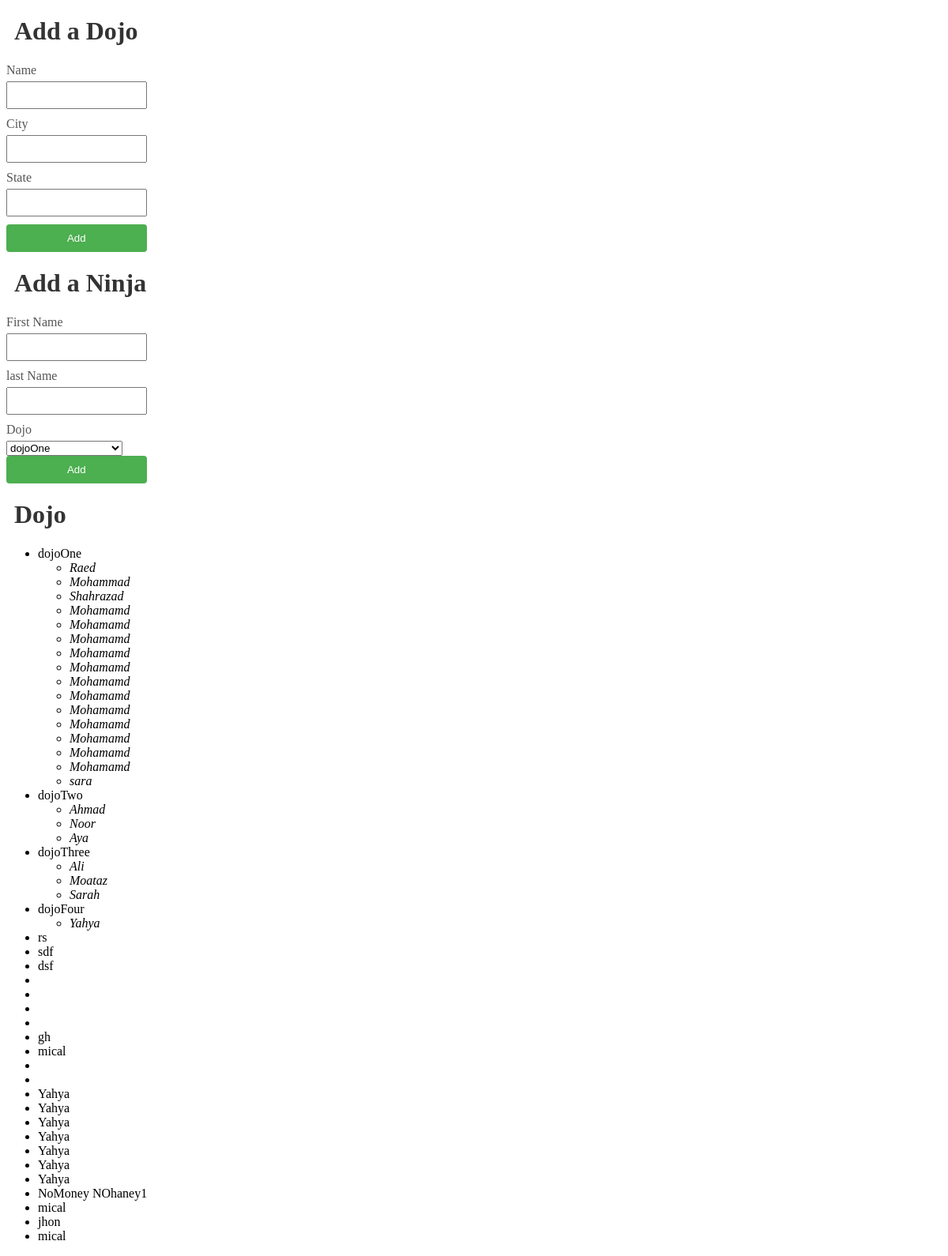
The page / on the database its author committed.
### dojo_ninjas_app/models.py (models this page shows)
class Dojo(models.Model):
   name = models.CharField(max_length=255)
   city = models.CharField(max_length=255)
   state = models.CharField(max_length=255)
   desc = models.TextField(default="old dojo")
   created_at = models.DateTimeField(auto_now_add=True)
   updated_at = models.DateTimeField(auto_now=True)

class Ninja(models.Model):
   first_name = models.CharField(max_length=255)
   last_name = models.CharField(max_length=255)
   dojo = models.ForeignKey(Dojo, related_name="ninjas", on_delete = models.CASCADE)
   created_at = models.DateTimeField(auto_now_add=True)
   updated_at = models.DateTimeField(auto_now=True)

### dojo_ninjas_app/views.py (the view)
# urls.py: path('' ,views.index),
def index(request):
    context = {
    "Dojo"  : Dojo.objects.all()
}
    return render(request,"index.html",context)

### dojo_ninjas_app/templates/index.html (shortened to what this page needs)
<!DOCTYPE html>
<html lang="en">
<head>
    {% load static %}
    <link rel="stylesheet" href="{% static 'style.css' %}">
</head>
<body>
    <h1>Add a Dojo</h1>
    <form action="/Dojo" method="post">
    <label for="name">Name</label>
    <input type="text" name="name">
    <label for="">City</label>
    <input type="text" name="city">
    <label for="">State</label>
    <input type="text" name="state">
    <div><button name="button">Add</button></div>
    </form>
    <form action="/Ninja" method="post">
    <h1>Add a Ninja</h1>
    <label for="">First Name</label>
    <input type="text" name="FirstName">
    <label for="">last Name</label>
    <input type="text" name="LastName">
    <label for="">Dojo</label>
    <select name="dojo" id="dojo">
        {% for dojo in Dojo %}
        <option value="{{dojo.name}}">{{dojo.name}}</option>
        {% endfor %}
        </select>
    <div><button name="button">Add</button></div>
</form  >
    <h1>Dojo </h1>
    <ul>
    {% for dojo in Dojo %}
        <li>{{dojo.name}}
        <ul>
            {% for nanja in dojo.ninjas.all %}
            <li><em>{{nanja.first_name}}</em></li>
            {% endfor %}
        </ul>
        </li>
    {% endfor %}
    </ul>
</body>
</html>

### dojo_ninjas_app/static/style.css (style rules this page uses)
h1 { margin-left:10px ; color: #333; }
label { display: block; margin: 10px 0 5px; color: #555; }
input { width: 15%; padding: 8px; margin-bottom: 10px; box-sizing: border-box; display: flex; }
button { background-color: #4caf50; color: #fff; padding: 10px; border: none; border-radius: 4px; cursor: pointer; width: 15%; }

### rows shown on the page
Dojo: name "dojoOne"
Ninja: first_name "Raed"
Ninja: first_name "Mohammad"
Ninja: first_name "Shahrazad"
Ninja: first_name "Mohamamd"
Ninja: first_name "Mohamamd"
Ninja: first_name "Mohamamd"
Ninja: first_name "Mohamamd"
Ninja: first_name "Mohamamd"
Ninja: first_name "Mohamamd"
Ninja: first_name "Mohamamd"
Ninja: first_name "Mohamamd"
Ninja: first_name "Mohamamd"
Ninja: first_name "Mohamamd"
Ninja: first_name "Mohamamd"
Ninja: first_name "Mohamamd"
Ninja: first_name "sara"
Dojo: name "dojoTwo"
Ninja: first_name "Ahmad"
Ninja: first_name "Noor"
Ninja: first_name "Aya"
Dojo: name "dojoThree"
Ninja: first_name "Ali"
Ninja: first_name "Moataz"
Ninja: first_name "Sarah"
Dojo: name "dojoFour"
Ninja: first_name "Yahya"
Dojo: name "rs"
Dojo: name "sdf"
Dojo: name "dsf"
Dojo: name "gh"
Dojo: name "mical"
Dojo: name "Yahya"
Dojo: name "Yahya"
Dojo: name "Yahya"
Dojo: name "Yahya"
Dojo: name "Yahya"
Dojo: name "Yahya"
Dojo: name "Yahya"
Dojo: name "NoMoney NOhaney1"
Dojo: name "mical"
Dojo: name "jhon"
Dojo: name "mical"

### other values the page prints
form field dojo "dojoOne"
